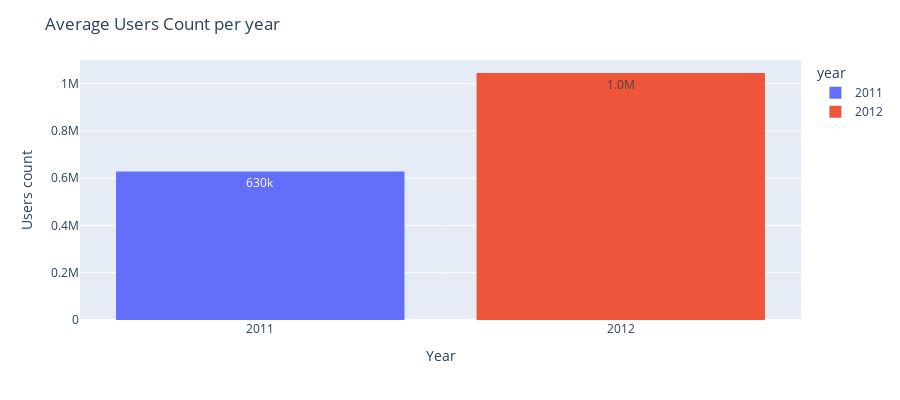

Source (notebook cell):
### Code cell
df = df_train
fig = px.histogram(df, x="year", y="count",
             color='year',
             height=400, text_auto='.2s')
fig.update_layout(title='Average Users Count per year',
                   xaxis_title='Year', yaxis_title='Users count')
fig.update_xaxes(type='category')
fig.show()

### Figure 1 — Plotly figure (JSON) as saved in the notebook; plotly's stock layout.template omitted (floating-point values rounded to 4 significant figures; data arrays with more than 128 entries replaced by an {"elided": "..."} marker saying what was removed)
{"data": [{"alignmentgroup": "True", "bingroup": "x", "histfunc": "sum", "hovertemplate": "year=%{x}<br>sum of count=%{y}<extra></extra>", "legendgroup": "2011", "marker": {"color": "#636efa", "pattern": {"shape": ""}}, "name": "2011", "offsetgroup": "2011", "orientation": "v", "showlegend": true, "texttemplate": "%{value:.2s}", "type": "histogram", "x": {"elided": "4337 int values"}, "xaxis": "x", "y": {"elided": "4337 int values"}, "yaxis": "y"}, {"alignmentgroup": "True", "bingroup": "x", "histfunc": "sum", "hovertemplate": "year=%{x}<br>sum of count=%{y}<extra></extra>", "legendgroup": "2012", "marker": {"color": "#EF553B", "pattern": {"shape": ""}}, "name": "2012", "offsetgroup": "2012", "orientation": "v", "showlegend": true, "texttemplate": "%{value:.2s}", "type": "histogram", "x": {"elided": "4371 int values"}, "xaxis": "x", "y": {"elided": "4371 int values"}, "yaxis": "y"}], "layout": {"barmode": "relative", "height": 400, "legend": {"title": {"text": "year"}, "tracegroupgap": 0}, "margin": {"t": 60}, "title": {"text": "Average Users Count per year"}, "xaxis": {"anchor": "y", "categoryarray": [2011, 2012], "categoryorder": "array", "domain": [0, 1], "title": {"text": "Year"}, "type": "category"}, "yaxis": {"anchor": "x", "domain": [0, 1], "title": {"text": "Users count"}}}}
